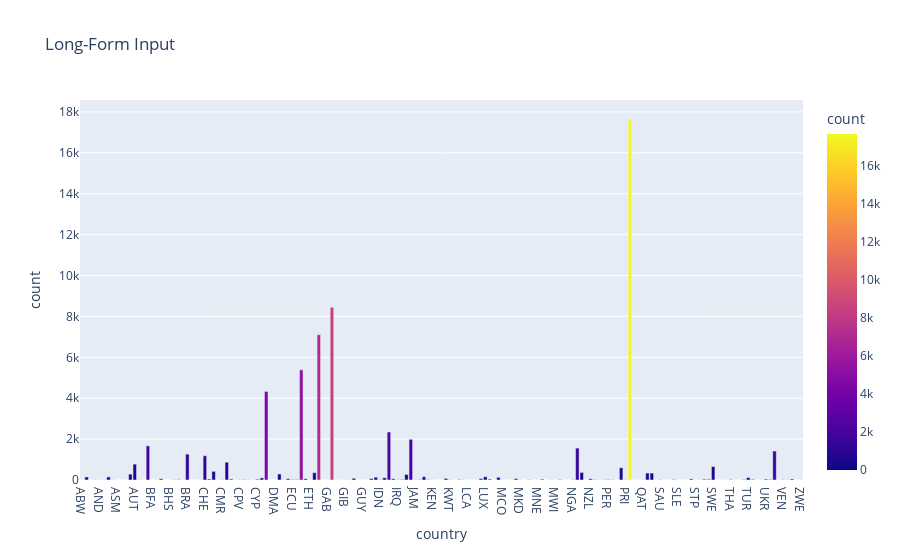

The notebook cell saved with this chart:
### Code cell
country_visitors = df[df['is_canceled'] == 'not_canceled'].groupby(['country']).size().reset_index(name = 'count')
import plotly.express as px



fig = px.bar(country_visitors , x="country", y="count", color="count", title="Long-Form Input")
fig.show()

### Figure 1 — Plotly figure (JSON) as saved in the notebook; plotly's stock layout.template omitted (floating-point values rounded to 4 significant figures; data arrays with more than 128 entries replaced by an {"elided": "..."} marker saying what was removed)
{"data": [{"alignmentgroup": "True", "hovertemplate": "country=%{x}<br>count=%{marker.color}<extra></extra>", "legendgroup": "", "marker": {"color": {"elided": "165 int values"}, "coloraxis": "coloraxis"}, "name": "", "offsetgroup": "", "orientation": "v", "showlegend": false, "textposition": "auto", "type": "bar", "x": {"elided": "165 str values"}, "xaxis": "x", "y": {"elided": "165 int values"}, "yaxis": "y"}], "layout": {"barmode": "relative", "coloraxis": {"colorbar": {"title": {"text": "count"}}, "colorscale": [[0, "#0d0887"], [0.1111, "#46039f"], [0.2222, "#7201a8"], [0.3333, "#9c179e"], [0.4444, "#bd3786"], [0.5556, "#d8576b"], [0.6667, "#ed7953"], [0.7778, "#fb9f3a"], [0.8889, "#fdca26"], [1, "#f0f921"]]}, "legend": {"tracegroupgap": 0}, "title": {"text": "Long-Form Input"}, "xaxis": {"anchor": "y", "domain": [0, 1], "title": {"text": "country"}}, "yaxis": {"anchor": "x", "domain": [0, 1], "title": {"text": "count"}}}}
